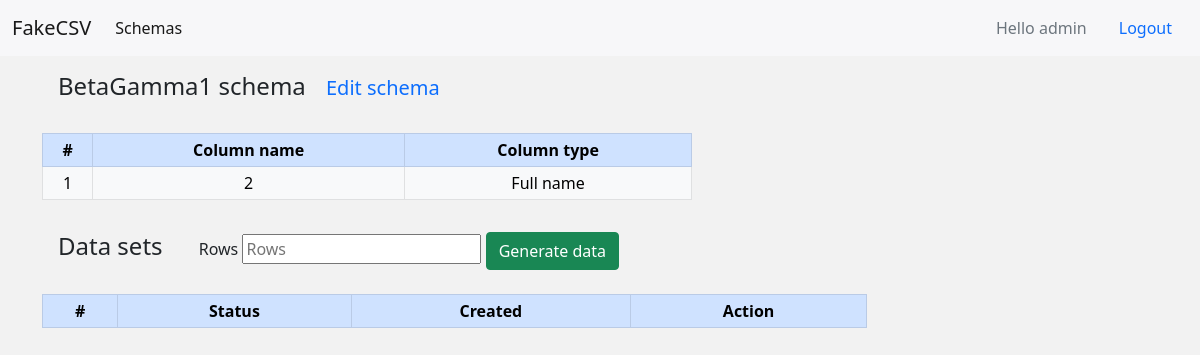
/dataset/3 (signed in), run on the app's committed database.
### app/models.py (models this page shows, shortened)
class User(AbstractUser):
    def __str__(self):
        return self.username

class DataSchema(models.Model):
    user_id = models.ForeignKey(User, on_delete=models.CASCADE, blank=True)
    name = models.CharField(max_length=100)
    modified = models.DateField(auto_now_add=True)

class Column(models.Model):
    DATA_TYPE_CHOICES = [
        ('Full name', 'Full name'),
        ('Job', 'Job'),
        ('Email', 'Email'),
        ('Phone number', 'Phone number'),
        ('Date', 'Date'),
    ]
    name = models.CharField('Column name', unique=True, max_length=100)
    data_type = models.CharField(max_length=20, choices=DATA_TYPE_CHOICES, blank=False, null=False)
    extra_args = models.CharField(max_length=100, blank=True)
    order = models.IntegerField(blank=True, null=True)
    data_schema = models.ForeignKey(DataSchema, on_delete=models.CASCADE, blank=True)

### app/views.py (the view)
# urls.py: path('dataset/<str:pk>', views.dataset, name='dataset'),
def dataset(request, pk):
    obj = get_object_or_404(DataSchema, id=pk, user_id=request.user)
    qs = obj.column_set.all()
    datasets = FileName.objects.filter(schema_id=obj, user_id=request.user).all()
    context = {
        'object': obj,
        'queryset': qs,
        'download_link': '',
        'datasets': datasets,
        'status': 'Processing',
    }
    return render(request, 'csv_generator.html', context)

### app/templates/csv_generator.html (shortened to what this page needs)
{% extends 'base.html' %}
{% block content %}
    <div class="container">
        <div class="d-inline-block m-3">
            <h4>{{ object.name }} schema</h4>
        </div>
        <div class="d-inline-block">
            <h5><a href="{% url 'update_schema' object.id %}">Edit schema</a></h5>
        </div>
        <table class="table table-bordered border-primary table-sm mt-2" style="width: 650px; height: 50px;">
            <thead class="table-primary">
            <tr>
                <th scope="col" class="text-center">#</th>
                <th scope="col" class="text-center">Column name</th>
                <th scope="col" class="text-center">Column type</th>
            </tr>
            </thead>
            <tbody>
            {% for col in queryset %}
                <tr class="table-light">
                    <td class="counterCell text-center"></td>
                    <td class="text-center">{{ col.name }}</td>
                    <td class="text-center">{{ col.data_type }}</td>
                </tr>
            {% endfor %}
            </tbody>
        </table>
        <div class="d-inline-block m-3">
            <h4>Data sets</h4>
        </div>
        <div class="d-inline-block m-3">
            <form action="" method="post" id="generate-csv-form">
                <span for="num-rows">Rows</span>
                <input type="number" id="num-rows" name="num_rows" required placeholder="Rows">
                <button type="submit" class="btn btn-success" id="generate-csv-button">Generate data</button>
            </form>
        </div>
        <table class="table table-bordered border-primary table-sm mt-2" id="my_table"
               style="width: 825px; height: 50px;">
            <thead class="table-primary">
            <tr>
                <th scope="col" class="text-center">#</th>
                <th scope="col" class="text-center">Status</th>
                <th scope="col" class="text-center">Created</th>
                <th scope="col" class="text-center">Action</th>
            </tr>
            </thead>
            <tbody id="download-link-table text-center">
            </tbody>
        </table>
    </div>
{% endblock %}

### app/templates/base.html (shortened to what this page needs)
{% load static %}
<!DOCTYPE html>
<html lang="en">
<head>
    <link href="https://cdn.jsdelivr.net/npm/bootstrap@5.0.2/dist/css/bootstrap.min.css" rel="stylesheet"
>
    <link type="text/css" rel="stylesheet" href="{% static 'css/styles.css' %}"/>
</head>
<body>
<nav class="navbar navbar-expand-lg navbar-light">
    <div class="container-fluid">
        <a class="navbar-brand" href="#">FakeCSV</a>
        <div class="collapse navbar-collapse" id="navbarSupportedContent">
            <ul class="navbar-nav me-auto mb-2 mb-lg-0">
                <li class="nav-item">
                    <a class="nav-link active" aria-current="page" href="{% url 'index' %}">Schemas</a>
                </li>
            </ul>
            {% if user.is_authenticated %}
                <a class="nav-link disabled" href="#" tabindex="-1" aria-disabled="true">Hello {{ user.username }}</a>
                <a class="nav-link active" aria-current="page" href="{% url 'logout' %}">Logout</a>
            {% else %}
                <a href="{% url "login" %}">Login</a>
            {% endif %}
        </div>
    </div>
</nav>
{% block content %}
{% endblock %}
</body>
</html>

### app/static/css/styles.css (style rules this page uses)
body { background: #F2F2F2; }
nav { background: #F7F7F9; }
a { text-decoration: none; }
table { counter-reset: tableCount; }
.counterCell:before { content: counter(tableCount); counter-increment: tableCount; }

### data on the page
User: username "admin"
DataSchema: name "BetaGamma1"
Column: name "2", data_type "Full name"
